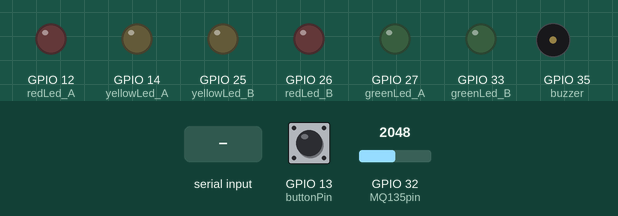
The sketch below on a simulated ESP32. On the bench: output pins drawn as LEDs (lit = HIGH), buzzer (waves = sounding, pin HIGH). The test bench sets the inputs (shaded band); at power-on: GPIO 13 (buttonPin) HIGH, GPIO 32 (MQ135pin) = 2048. WiFi joins after 1.5 s; servers stay silent unless stated; what the sketch prints to the serial monitor is not drawn.

Above: at 3.0 s.
3.1 s: "a\n" received over Serial
At 7.4 s:
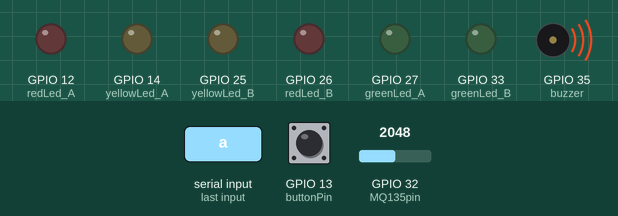
13.6 s: "c\n" received over Serial
At 23.5 s:
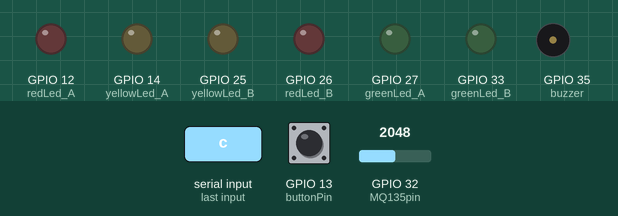
24.1 s: "e\n" received over Serial
At 28.7 s:
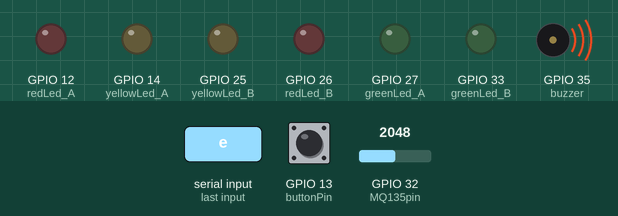
Timing chart, 0 to 34.5 s (numbered marks = the images above; inputs shaded):
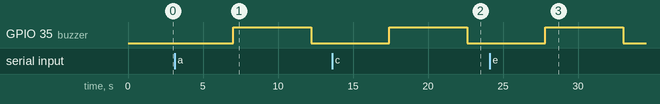

The sketch:

em18_traffic_esp32.ino
```cpp
#include <WiFi.h>
#define NAME "TrafficManagement"
#define PASS "00000000"
const char* host = "192.168.95.184";

const int MQ135pin = A4;  //GPIO32

int redLed_A = 12;
int yellowLed_A = 14;
int greenLed_A = 27;

int redLed_B = 26;
int yellowLed_B = 25;
int greenLed_B = 33;


int buzzer = 35;
int buttonPin = 13; //push button

String data1 = "NA";
String inst = "";


WiFiClient client;
void setup() {

  Serial.begin(9600);

  pinMode(MQ135pin,INPUT);
  pinMode(redLed_A, OUTPUT);
  pinMode(yellowLed_A, OUTPUT);
  pinMode(greenLed_A, OUTPUT);

  pinMode(redLed_B, OUTPUT);
  pinMode(yellowLed_B, OUTPUT);
  pinMode(greenLed_B, OUTPUT);


  pinMode(buzzer, OUTPUT);
  pinMode(buttonPin, INPUT_PULLUP);


  while (!Serial) continue;

  WiFi.mode(WIFI_STA);

  WiFi.begin(NAME, PASS);


  Serial.print("Connecting");
  while (WiFi.status() != WL_CONNECTED)
  {
    delay(200);
    Serial.print(".");
  }
  Serial.println();

  Serial.print("Connected, IP ahddress: ");
  Serial.println(WiFi.localIP());
  delay(200);


}

void loop() {

  int buttonValue = digitalRead(buttonPin);
  int rawValue = analogRead(MQ135pin);
  int co2=map(rawValue,0,4095,0,1024);
  //Serial.println(buttonValue);

  if (Serial.available())
  {
    //digitalWrite(led, HIGH);
    digitalWrite(buzzer, HIGH);
    while (Serial.available() > 0)
    {
      delay(3);
      char data = Serial.read();
      data1 += data;

    }

  } else {
    //digitalWrite(led, LOW);
    digitalWrite(buzzer, LOW);
  }

  //delay(200);

  //Serial.println(data1);
  if (client.connect(host, 9091))
  {
    // Serial.print("Connected to: ");
    // Serial.println(host);


    client.println((String)buttonValue+ "#" +(String)co2+ "#" +data1 );
    //delay(200);
    data1 = "";


    /* Wait for data for 5 seconds at most before timing out */
    unsigned long timeout = millis();
    while (client.available() == 0)
    {
      if (millis() - timeout > 5000)
      {
        //   Serial.println("Timeout to server!");
        break;
      }
    }

    /* Read in the data in the stream */
    while (client.available() > 0)
    {


      inst = client.readStringUntil('\n');
      Serial.println(inst);

      //int stringLength = inst.length();
      String ins_1 = inst.substring(0, 1);
      String ins_2 = inst.substring(1, 2);
      String ins_3 = inst.substring(2, 3);
      String ins_4 = inst.substring(3, 4);
      String ins_5 = inst.substring(4, 5);
      String ins_6 = inst.substring(5, 6);


     if (ins_1 == "a") {

        //Serial.println("redled ON");
        digitalWrite(redLed_A, HIGH);

      } else{

        //Serial.println("redled OFF");
        digitalWrite(redLed_A, LOW);
      }

      if (ins_2 == "c") {
        //Serial.println("greenled ON");
        digitalWrite(yellowLed_A, HIGH);
      } else {

        //Serial.println("greenled OFF");
        digitalWrite(yellowLed_A, LOW);
      }

      if (ins_3 == "e") {

        digitalWrite(greenLed_A, HIGH);
      } else{

        digitalWrite(greenLed_A, LOW);
      }

      if (ins_4 == "g") {

        digitalWrite(redLed_B, HIGH);
      } else{

        digitalWrite(redLed_B, LOW);
      }

      if (ins_5 == "i") {

        digitalWrite(yellowLed_B, HIGH);
      }  {

        digitalWrite(yellowLed_B, LOW);
      }

      if (ins_6 == "k") {

        digitalWrite(greenLed_B, HIGH);
      } else {

        digitalWrite(greenLed_B, LOW);
      }


    }
    client.stop();
  }
  else
  {

    client.stop();
  }
  //delay(200);
  inst = "";

}
```

Measured:
- after the input at 3.1 s, GPIO 35 (buzzer): LOW → HIGH after 3.9 s, → LOW 5.2 s later
- after the input at 13.6 s, GPIO 35 (buzzer): LOW → HIGH after 3.8 s, → LOW 5.2 s later
- after the input at 24.1 s, GPIO 35 (buzzer): LOW → HIGH after 3.7 s, → LOW 5.2 s later
